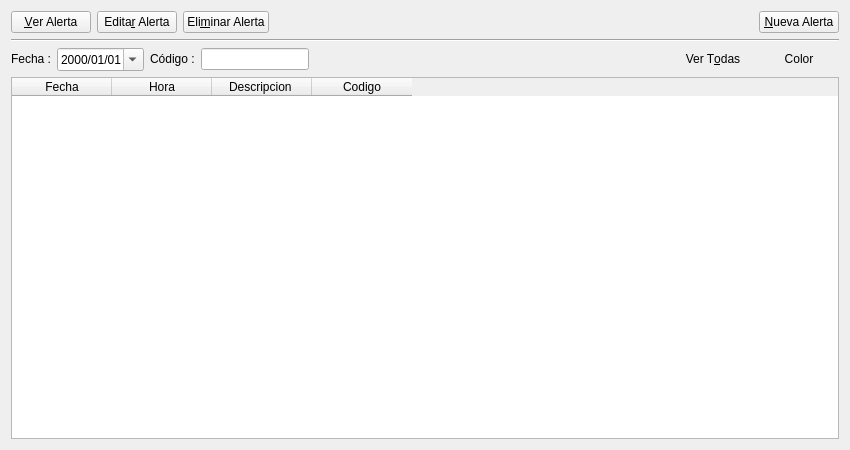
<?xml version="1.0" encoding="UTF-8"?>
<ui version="4.0">
 <class>alertas_ui</class>
 <widget class="QWidget" name="alertas_ui">
  <property name="geometry">
   <rect>
    <x>0</x>
    <y>0</y>
    <width>850</width>
    <height>450</height>
   </rect>
  </property>
  <property name="windowTitle">
   <string>Form</string>
  </property>
  <layout class="QGridLayout" name="gridLayout_4">
   <item row="0" column="0">
    <layout class="QGridLayout" name="gridLayout_3">
     <item row="0" column="0">
      <layout class="QGridLayout" name="gridLayout">
       <item row="0" column="0">
        <widget class="QPushButton" name="verAlerta">
         <property name="text">
          <string>&amp;Ver Alerta</string>
         </property>
         <property name="icon">
          <iconset resource="../Icons/Icons.qrc">
           <normaloff>:/Icons/old-edit-find.png</normaloff>:/Icons/old-edit-find.png</iconset>
         </property>
         <property name="iconSize">
          <size>
           <width>20</width>
           <height>20</height>
          </size>
         </property>
        </widget>
       </item>
       <item row="0" column="1">
        <widget class="QPushButton" name="editar_alerta">
         <property name="sizePolicy">
          <sizepolicy hsizetype="Fixed" vsizetype="Fixed">
           <horstretch>0</horstretch>
           <verstretch>0</verstretch>
          </sizepolicy>
         </property>
         <property name="text">
          <string>Edita&amp;r Alerta</string>
         </property>
         <property name="icon">
          <iconset resource="../Icons/Icons.qrc">
           <normaloff>:/Icons/file_edit.png</normaloff>:/Icons/file_edit.png</iconset>
         </property>
         <property name="iconSize">
          <size>
           <width>20</width>
           <height>20</height>
          </size>
         </property>
        </widget>
       </item>
       <item row="0" column="2">
        <widget class="QPushButton" name="eliminar_alerta">
         <property name="sizePolicy">
          <sizepolicy hsizetype="Fixed" vsizetype="Fixed">
           <horstretch>0</horstretch>
           <verstretch>0</verstretch>
          </sizepolicy>
         </property>
         <property name="text">
          <string>Eli&amp;minar Alerta</string>
         </property>
         <property name="icon">
          <iconset resource="../Icons/Icons.qrc">
           <normaloff>:/Icons/file_delete.png</normaloff>:/Icons/file_delete.png</iconset>
         </property>
         <property name="iconSize">
          <size>
           <width>20</width>
           <height>20</height>
          </size>
         </property>
        </widget>
       </item>
       <item row="0" column="3">
        <spacer name="horizontalSpacer_2">
         <property name="orientation">
          <enum>Qt::Horizontal</enum>
         </property>
         <property name="sizeHint" stdset="0">
          <size>
           <width>208</width>
           <height>20</height>
          </size>
         </property>
        </spacer>
       </item>
       <item row="0" column="4">
        <widget class="QPushButton" name="newAlert_alerta">
         <property name="text">
          <string>&amp;Nueva Alerta</string>
         </property>
         <property name="icon">
          <iconset resource="../Icons/Icons.qrc">
           <normaloff>:/Icons/file_add.png</normaloff>:/Icons/file_add.png</iconset>
         </property>
         <property name="iconSize">
          <size>
           <width>20</width>
           <height>20</height>
          </size>
         </property>
        </widget>
       </item>
      </layout>
     </item>
     <item row="1" column="0">
      <widget class="Line" name="line">
       <property name="orientation">
        <enum>Qt::Horizontal</enum>
       </property>
      </widget>
     </item>
     <item row="2" column="0">
      <layout class="QGridLayout" name="gridLayout_2">
       <item row="0" column="0">
        <widget class="QLabel" name="label_2">
         <property name="sizePolicy">
          <sizepolicy hsizetype="Fixed" vsizetype="Fixed">
           <horstretch>0</horstretch>
           <verstretch>0</verstretch>
          </sizepolicy>
         </property>
         <property name="text">
          <string>Fecha :</string>
         </property>
        </widget>
       </item>
       <item row="0" column="1">
        <widget class="QDateEdit" name="dateEdit">
         <property name="enabled">
          <bool>true</bool>
         </property>
         <property name="sizePolicy">
          <sizepolicy hsizetype="Fixed" vsizetype="Fixed">
           <horstretch>0</horstretch>
           <verstretch>0</verstretch>
          </sizepolicy>
         </property>
         <property name="layoutDirection">
          <enum>Qt::LeftToRight</enum>
         </property>
         <property name="wrapping">
          <bool>false</bool>
         </property>
         <property name="displayFormat">
          <string>yyyy/MM/dd</string>
         </property>
         <property name="calendarPopup">
          <bool>true</bool>
         </property>
         <property name="timeSpec">
          <enum>Qt::LocalTime</enum>
         </property>
        </widget>
       </item>
       <item row="0" column="2">
        <widget class="QLabel" name="label_3">
         <property name="sizePolicy">
          <sizepolicy hsizetype="Fixed" vsizetype="Fixed">
           <horstretch>0</horstretch>
           <verstretch>0</verstretch>
          </sizepolicy>
         </property>
         <property name="text">
          <string>Código :</string>
         </property>
        </widget>
       </item>
       <item row="0" column="3">
        <widget class="QLineEdit" name="lineEdit_code">
         <property name="sizePolicy">
          <sizepolicy hsizetype="Fixed" vsizetype="Fixed">
           <horstretch>0</horstretch>
           <verstretch>0</verstretch>
          </sizepolicy>
         </property>
         <property name="readOnly">
          <bool>true</bool>
         </property>
        </widget>
       </item>
       <item row="0" column="4">
        <spacer name="horizontalSpacer">
         <property name="orientation">
          <enum>Qt::Horizontal</enum>
         </property>
         <property name="sizeHint" stdset="0">
          <size>
           <width>728</width>
           <height>20</height>
          </size>
         </property>
        </spacer>
       </item>
       <item row="0" column="5">
        <widget class="QPushButton" name="pushButton_showAll">
         <property name="sizePolicy">
          <sizepolicy hsizetype="Fixed" vsizetype="Fixed">
           <horstretch>0</horstretch>
           <verstretch>0</verstretch>
          </sizepolicy>
         </property>
         <property name="text">
          <string>Ver T&amp;odas</string>
         </property>
         <property name="icon">
          <iconset resource="../Icons/Icons.qrc">
           <normaloff>:/Icons/search.png</normaloff>:/Icons/search.png</iconset>
         </property>
         <property name="iconSize">
          <size>
           <width>16</width>
           <height>16</height>
          </size>
         </property>
         <property name="flat">
          <bool>true</bool>
         </property>
        </widget>
       </item>
       <item row="0" column="6">
        <widget class="QPushButton" name="pushButton_Alert_changeColor">
         <property name="text">
          <string>Color</string>
         </property>
         <property name="icon">
          <iconset resource="../Icons/Icons.qrc">
           <normaloff>:/Icons/color_swatch.png</normaloff>:/Icons/color_swatch.png</iconset>
         </property>
         <property name="iconSize">
          <size>
           <width>16</width>
           <height>16</height>
          </size>
         </property>
         <property name="flat">
          <bool>true</bool>
         </property>
        </widget>
       </item>
      </layout>
     </item>
     <item row="3" column="0">
      <widget class="QTableWidget" name="tableWidget_AlertList">
       <property name="font">
        <font>
         <strikeout>false</strikeout>
        </font>
       </property>
       <property name="editTriggers">
        <set>QAbstractItemView::DoubleClicked</set>
       </property>
       <property name="dragDropOverwriteMode">
        <bool>false</bool>
       </property>
       <property name="alternatingRowColors">
        <bool>true</bool>
       </property>
       <property name="selectionMode">
        <enum>QAbstractItemView::SingleSelection</enum>
       </property>
       <property name="selectionBehavior">
        <enum>QAbstractItemView::SelectRows</enum>
       </property>
       <property name="showGrid">
        <bool>false</bool>
       </property>
       <property name="gridStyle">
        <enum>Qt::NoPen</enum>
       </property>
       <property name="sortingEnabled">
        <bool>true</bool>
       </property>
       <property name="wordWrap">
        <bool>false</bool>
       </property>
       <property name="cornerButtonEnabled">
        <bool>false</bool>
       </property>
       <column>
        <property name="text">
         <string>Fecha</string>
        </property>
       </column>
       <column>
        <property name="text">
         <string>Hora</string>
        </property>
       </column>
       <column>
        <property name="text">
         <string>Descripcion </string>
        </property>
       </column>
       <column>
        <property name="text">
         <string>Codigo</string>
        </property>
       </column>
      </widget>
     </item>
    </layout>
   </item>
  </layout>
 </widget>
 <resources>
  <include location="../Icons/Icons.qrc"/>
 </resources>
 <connections/>
</ui>
